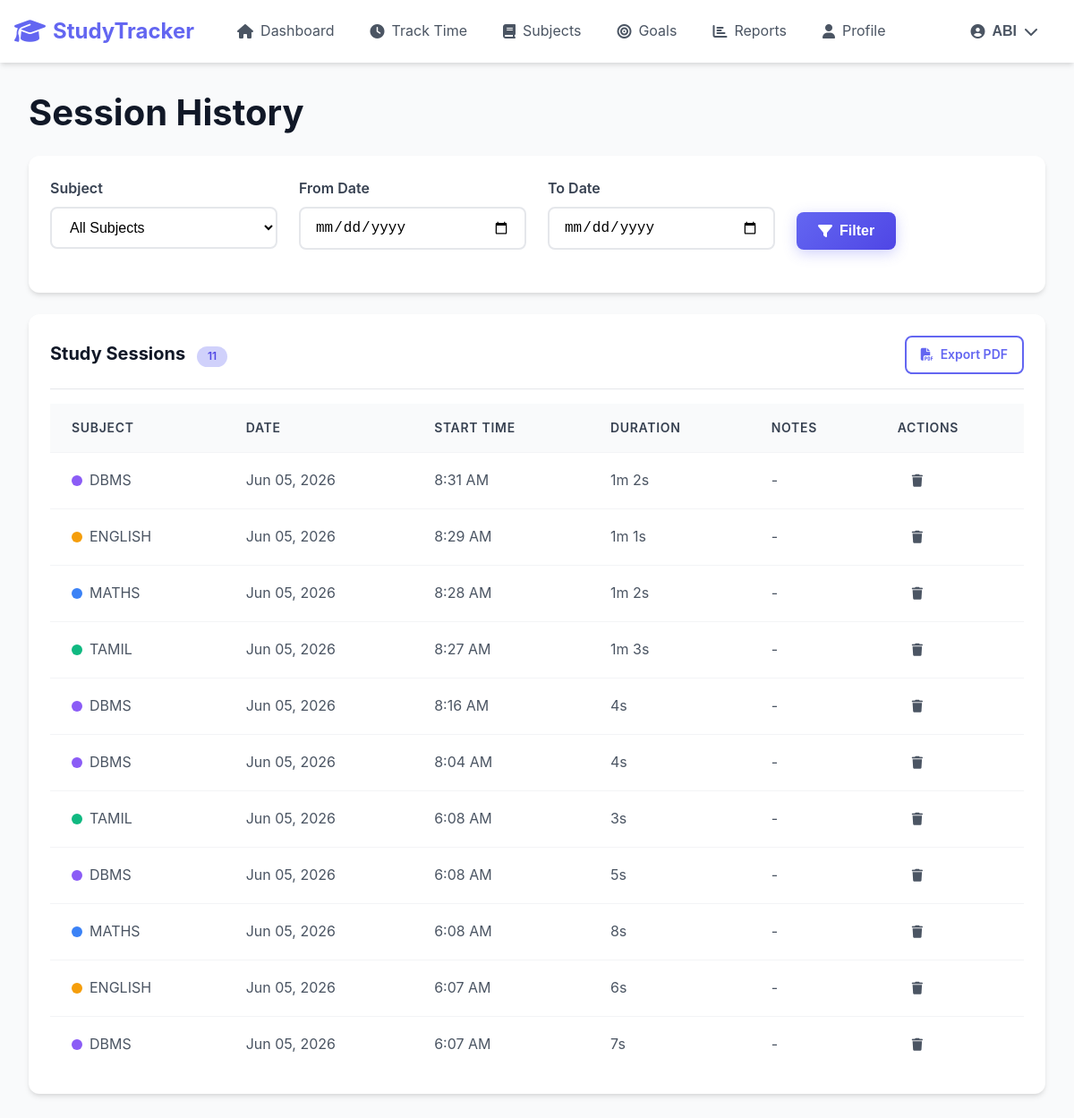
Page /history/ (signed in) on the committed database.
### tracker/models.py (models this page shows, shortened)
class StudySession(models.Model):
    STATUS_CHOICES = [
        ('active', 'Active'),
        ('paused', 'Paused'),
        ('completed', 'Completed'),
    ]
    user = models.ForeignKey(User, on_delete=models.CASCADE, related_name='study_sessions')
    subject = models.ForeignKey(Subject, on_delete=models.SET_NULL, null=True, related_name='sessions')
    session_id = models.UUIDField(default=uuid.uuid4, editable=False, unique=True)
    start_time = models.DateTimeField()
    end_time = models.DateTimeField(null=True, blank=True)
    duration = models.DurationField(null=True, blank=True)
    notes = models.TextField(blank=True)
    status = models.CharField(max_length=20, choices=STATUS_CHOICES, default='completed')
    created_at = models.DateTimeField(auto_now_add=True)
    updated_at = models.DateTimeField(auto_now=True)
    class Meta:
        ordering = ['-start_time']
        indexes = [
            models.Index(fields=['user', '-start_time']),
            models.Index(fields=['user', 'status']),
            models.Index(fields=['user', 'start_time']),
        ]

class Subject(models.Model):
    user = models.ForeignKey(User, on_delete=models.CASCADE, related_name='subjects')
    name = models.CharField(max_length=100)
    color = models.CharField(max_length=7, default='#6366f1')  # Hex color code
    description = models.TextField(blank=True)
    created_at = models.DateTimeField(auto_now_add=True)
    updated_at = models.DateTimeField(auto_now=True)
    class Meta:
        ordering = ['name']
        unique_together = ['user', 'name']

### tracker/views.py (the view)
# urls.py: path('history/', views.history, name='history'),
@login_required
def history(request):
    subject_id = request.GET.get('subject')
    date_from = request.GET.get('date_from')
    date_to = request.GET.get('date_to')
    sessions = StudySession.objects.filter(
        user=request.user,
        status='completed'
    ).select_related('subject')
    if subject_id:
        sessions = sessions.filter(subject_id=subject_id)
    if date_from:
        sessions = sessions.filter(start_time__date__gte=date_from)
    if date_to:
        sessions = sessions.filter(start_time__date__lte=date_to)
    subjects = Subject.objects.filter(user=request.user)
    context = {
        'user': request.user,
        'sessions': sessions,
        'subjects': subjects,
        'selected_subject': subject_id,
    }
    return render(request, 'tracker/history.html', context)

### tracker/templatetags/tracker_filters.py (called while the page is built)
@register.filter
def seconds_to_time(total_seconds):
    if total_seconds is None:
        return "0h 0m"
    try:
        total_seconds = float(total_seconds)
    except (ValueError, TypeError):
        return "0h 0m"
    hours = int(total_seconds // 3600)
    minutes = int((total_seconds % 3600) // 60)
    seconds = int(total_seconds % 60)
    if hours > 0:
        return f"{hours}h {minutes}m"
    elif minutes > 0:
        return f"{minutes}m {seconds}s"
    else:
        return f"{seconds}s"

### tracker/templates/tracker/history.html (shortened to what this page needs)
{% extends 'base.html' %}
{% load static %}
{% load tracker_filters %}
{% block content %}
<div class="container">
    <h1 class="page-title mb-4">Session History</h1>
    <div class="card mb-4">
        <div class="card-body">
            <form method="GET" class="grid grid-4 gap-3">
                <div class="form-group">
                    <label class="form-label">Subject</label>
                    <select class="form-control" name="subject">
                        <option value="">All Subjects</option>
                    </select>
                </div>
                <div class="form-group">
                    <label class="form-label">From Date</label>
                    <input type="date" class="form-control" name="date_from">
                </div>
                <div class="form-group">
                    <label class="form-label">To Date</label>
                    <input type="date" class="form-control" name="date_to">
                </div>
                <div class="form-group" style="display: flex; align-items: flex-end;">
                    <button type="submit" class="btn btn-primary">
                        <i class="fas fa-filter"></i>
                        Filter
                    </button>
                </div>
            </form>
        </div>
    </div>
    <div class="card">
        <div class="card-header d-flex justify-between align-center">
            <h3 class="card-title">
                Study Sessions
                {% if sessions %}
                <span class="badge badge-primary" style="margin-left: 0.5rem;">{{ sessions.count }}</span>
                {% endif %}
            </h3>
            <a href="{% url 'tracker:export_pdf' %}" class="btn btn-sm btn-outline">
                <i class="fas fa-file-pdf"></i>
                Export PDF
            </a>
        </div>
        <div class="card-body" style="padding: 0;">
            {% if sessions %}
            <div style="overflow-x: auto;">
                <table class="table">
                    <thead>
                        <tr>
                            <th>Subject</th>
                            <th>Date</th>
                            <th>Start Time</th>
                            <th>Duration</th>
                            <th>Notes</th>
                            <th>Actions</th>
                        </tr>
                    </thead>
                    <tbody>
                        {% for session in sessions %}
                        <tr>
                            <td>
                                <div style="display: flex; align-items: center; gap: 0.5rem;">
                                    <span style="width: 12px; height: 12px; border-radius: 50%; background: {{ session.subject.color|default:'#6366f1' }};"></span>
                                    {{ session.subject.name|default:'No Subject' }}
                                </div>
                            </td>
                            <td>{{ session.start_time|date:"M d, Y" }}</td>
                            <td>{{ session.start_time|date:"g:i A" }}</td>
                            <td>
                                {% if session.duration %}
                                    {{ session.duration.total_seconds|floatformat:0|seconds_to_time }}
                                {% else %}
                                    -
                                {% endif %}
                            </td>
                            <td style="max-width: 200px; overflow: hidden; text-overflow: ellipsis; white-space: nowrap;">
                                {{ session.notes|default:'-'|truncatechars:30 }}
                            </td>
                            <td>
                                <a href="{% url 'tracker:delete_session' session.session_id %}"
                                   class="btn btn-sm btn-ghost text-danger"
                                   onclick="return confirm('Are you sure you want to delete this session?')">
                                    <i class="fas fa-trash"></i>
                                </a>
                            </td>
                        </tr>
                        {% endfor %}
                    </tbody>
                </table>
            </div>
            {% endif %}
        </div>
    </div>
</div>
{% endblock %}

### tracker/templates/base.html (shortened to what this page needs)
<!DOCTYPE html>
<html lang="en">
<head>
    <link rel="stylesheet" href="https://cdnjs.cloudflare.com/ajax/libs/font-awesome/6.4.0/css/all.min.css">
    <link rel="stylesheet" href="/static/css/base.css">
    <link rel="stylesheet" href="/static/css/animations.css">
    <link rel="stylesheet" href="/static/css/components.css">
</head>
<body>
    {% if user.is_authenticated %}
    <nav class="navbar">
        <div class="container">
            <div class="navbar-brand">
                <a href="{% url 'tracker:dashboard' %}" class="logo">
                    <i class="fas fa-graduation-cap"></i>
                    <span>StudyTracker</span>
                </a>
            </div>
            <div class="navbar-menu" id="navbarMenu">
                <div class="navbar-items">
                    <a href="{% url 'tracker:dashboard' %}" class="nav-item {% if request.resolver_match.url_name == 'dashboard' %}active{% endif %}">
                        <i class="fas fa-home"></i>
                        <span>Dashboard</span>
                    </a>
                    <a href="{% url 'tracker:session' %}" class="nav-item {% if request.resolver_match.url_name == 'session' %}active{% endif %}">
                        <i class="fas fa-clock"></i>
                        <span>Track Time</span>
                    </a>
                    <a href="{% url 'tracker:subjects' %}" class="nav-item {% if request.resolver_match.url_name == 'subjects' %}active{% endif %}">
                        <i class="fas fa-book"></i>
                        <span>Subjects</span>
                    </a>
                    <a href="{% url 'tracker:goals' %}" class="nav-item {% if request.resolver_match.url_name == 'goals' %}active{% endif %}">
                        <i class="fas fa-bullseye"></i>
                        <span>Goals</span>
                    </a>
                    <a href="{% url 'tracker:reports' %}" class="nav-item {% if request.resolver_match.url_name == 'reports' %}active{% endif %}">
                        <i class="fas fa-chart-bar"></i>
                        <span>Reports</span>
                    </a>
                    <a href="{% url 'tracker:profile' %}" class="nav-item {% if request.resolver_match.url_name == 'profile' %}active{% endif %}">
                        <i class="fas fa-user"></i>
                        <span>Profile</span>
                    </a>
                </div>
                <div class="navbar-actions">
                    <div class="dropdown">
                        <button class="btn btn-ghost dropdown-toggle" id="userMenu">
                            <i class="fas fa-user-circle"></i>
                            <span>{{ user.username }}</span>
                            <i class="fas fa-chevron-down"></i>
                        </button>
                    </div>
                </div>
            </div>
        </div>
    </nav>
    {% endif %}
    <main class="main-content">
        {% block content %}{% endblock %}
    </main>
</body>
</html>

### tracker/static/css/base.css (style rules this page uses)
:root { --primary-color: #6366f1; --primary-dark: #4f46e5; --primary-light: #818cf8; --primary-glow: rgba(99, 102, 241, 0.3); --secondary-color: #f59e0b; --secondary-dark: #d97706; --secondary-light: #fbbf24; --gray-50: #f9fafb; --gray-100: #f3f4f6; --gray-200: #e5e7eb; --gray-300: #d1d5db; --gray-400: #9ca3af; --gray-500: #6b7280; --gray-600: #4b5563; --gray-700: #374151; --gray-800: #1f2937; --gray-900: #111827; --success: #10b981; --warning: #f59e0b; --error: #ef4444; --info: #3b82f6; --bg-primary: #ffffff; --bg-secondary: #f9fafb; --bg-dark: #1f2937; --shadow-sm: 0 1px 2px 0 rgba(0, 0, 0, 0.05); --shadow-md: 0 4px 6px -1px rgba(0, 0, 0, 0.1), 0 2px 4px -1px rgba(0, 0, 0, 0.06); --shadow-lg: 0 10px 15px -3px rgba(0, 0, 0, 0.1), 0 4px 6px -2px rgba(0, 0, 0, 0.05); --shadow-xl: 0 20px 25px -5px rgba(0, 0, 0, 0.1), 0 10px 10px -5px rgba(0, 0, 0, 0.04); --transition-fast: 150ms ease; --transition-normal: 300ms ease; --transition-slow: 500ms ease; --radius-sm: 0.375rem; --radius-md: 0.5rem; --radius-lg: 0.75rem; --radius-xl: 1rem; --radius-full: 9999px; }
* { margin: 0; padding: 0; box-sizing: border-box; }
html { scroll-behavior: smooth; }
body { font-family: -apple-system, BlinkMacSystemFont, 'Segoe UI', Roboto, Oxygen, Ubuntu, Cantarell, sans-serif; line-height: 1.6; color: var(--gray-800); background-color: var(--bg-secondary); min-height: 100vh; }
h1, h2, h3, h4, h5, h6 { font-weight: 700; line-height: 1.2; color: var(--gray-900); }
h1 { font-size: 2.5rem; }
h3 { font-size: 1.5rem; }
a { color: var(--primary-color); text-decoration: none; transition: color var(--transition-fast); }
.container { width: 100%; max-width: 1200px; margin: 0 auto; padding: 0 1rem; }
.btn { display: inline-flex; align-items: center; justify-content: center; padding: 0.75rem 1.5rem; font-size: 1rem; font-weight: 600; border-radius: var(--radius-md); border: none; cursor: pointer; transition: all var(--transition-normal); text-decoration: none; gap: 0.5rem; }
.btn-primary { background: linear-gradient(135deg, var(--primary-color), var(--primary-dark)); color: white; box-shadow: 0 4px 15px var(--primary-glow); }
.btn-outline { background: transparent; color: var(--primary-color); border: 2px solid var(--primary-color); }
.btn-ghost { background: transparent; color: var(--gray-600); }
.btn-sm { padding: 0.5rem 1rem; font-size: 0.875rem; }
.form-group { margin-bottom: 1.5rem; }
.form-label { display: block; margin-bottom: 0.5rem; font-weight: 600; color: var(--gray-700); }
.form-control { width: 100%; padding: 0.75rem 1rem; font-size: 1rem; border: 2px solid var(--gray-200); border-radius: var(--radius-md); background: var(--bg-primary); transition: all var(--transition-fast); }
.form-control::placeholder { color: var(--gray-400); }
.card { background: var(--bg-primary); border-radius: var(--radius-lg); box-shadow: var(--shadow-md); padding: 1.5rem; transition: all var(--transition-normal); }
.card-header { margin-bottom: 1rem; padding-bottom: 1rem; border-bottom: 1px solid var(--gray-200); }
.card-title { font-size: 1.25rem; font-weight: 700; color: var(--gray-900); }
.card-body { color: var(--gray-600); }
.badge { display: inline-flex; align-items: center; padding: 0.25rem 0.75rem; font-size: 0.75rem; font-weight: 600; border-radius: var(--radius-full); }
.badge-primary { background: var(--primary-glow); color: var(--primary-dark); }
.mb-4 { margin-bottom: 1.5rem; }
.d-flex { display: flex; }
.align-center { align-items: center; }
.justify-between { justify-content: space-between; }
.gap-3 { gap: 1rem; }
.grid { display: grid; gap: 1.5rem; }
.grid-4 { grid-template-columns: repeat(4, 1fr); }

### rows in the picture
StudySession: subject.name "DBMS", start_time "Jun 05, 2026", start_time "8:31 AM", duration.total_seconds|seconds_to_time "1m 2s", notes "-"
StudySession: subject.name "ENGLISH", start_time "Jun 05, 2026", start_time "8:29 AM", duration.total_seconds|seconds_to_time "1m 1s", notes "-"
StudySession: subject.name "MATHS", start_time "Jun 05, 2026", start_time "8:28 AM", duration.total_seconds|seconds_to_time "1m 2s", notes "-"
StudySession: subject.name "TAMIL", start_time "Jun 05, 2026", start_time "8:27 AM", duration.total_seconds|seconds_to_time "1m 3s", notes "-"
StudySession: subject.name "DBMS", start_time "Jun 05, 2026", start_time "8:16 AM", duration.total_seconds|seconds_to_time "4s", notes "-"
StudySession: subject.name "DBMS", start_time "Jun 05, 2026", start_time "8:04 AM", duration.total_seconds|seconds_to_time "4s", notes "-"
StudySession: subject.name "TAMIL", start_time "Jun 05, 2026", start_time "6:08 AM", duration.total_seconds|seconds_to_time "3s", notes "-"
StudySession: subject.name "DBMS", start_time "Jun 05, 2026", start_time "6:08 AM", duration.total_seconds|seconds_to_time "5s", notes "-"
StudySession: subject.name "MATHS", start_time "Jun 05, 2026", start_time "6:08 AM", duration.total_seconds|seconds_to_time "8s", notes "-"
StudySession: subject.name "ENGLISH", start_time "Jun 05, 2026", start_time "6:07 AM", duration.total_seconds|seconds_to_time "6s", notes "-"
StudySession: subject.name "DBMS", start_time "Jun 05, 2026", start_time "6:07 AM", duration.total_seconds|seconds_to_time "7s", notes "-"

### other values in the picture
{{ user.username }} "ABI"
{{ sessions.count }} "11"
